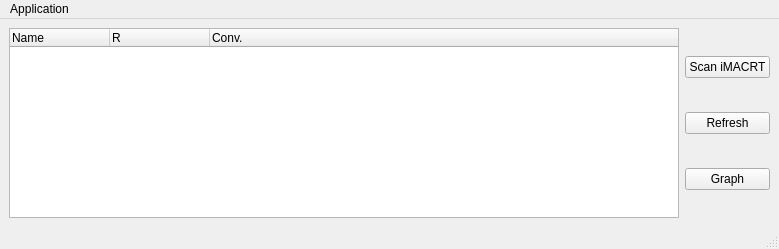
<?xml version="1.0" encoding="UTF-8"?>
<ui version="4.0">
 <class>MainWindow</class>
 <widget class="QMainWindow" name="MainWindow">
  <property name="geometry">
   <rect>
    <x>0</x>
    <y>0</y>
    <width>779</width>
    <height>249</height>
   </rect>
  </property>
  <property name="windowTitle">
   <string>pyMACRT</string>
  </property>
  <widget class="QWidget" name="centralwidget">
   <layout class="QGridLayout" name="gridLayout">
    <item row="0" column="0">
     <widget class="QTreeWidget" name="treeWidget">
      <property name="alternatingRowColors">
       <bool>true</bool>
      </property>
      <property name="selectionMode">
       <enum>QAbstractItemView::MultiSelection</enum>
      </property>
      <column>
       <property name="text">
        <string>Name</string>
       </property>
      </column>
      <column>
       <property name="text">
        <string>R</string>
       </property>
      </column>
      <column>
       <property name="text">
        <string>Conv.</string>
       </property>
      </column>
     </widget>
    </item>
    <item row="0" column="1">
     <layout class="QVBoxLayout" name="verticalLayout">
      <item>
       <spacer name="verticalSpacer_2">
        <property name="orientation">
         <enum>Qt::Vertical</enum>
        </property>
        <property name="sizeHint" stdset="0">
         <size>
          <width>20</width>
          <height>40</height>
         </size>
        </property>
       </spacer>
      </item>
      <item>
       <widget class="QPushButton" name="pBtn_Scan">
        <property name="text">
         <string>Scan iMACRT</string>
        </property>
       </widget>
      </item>
      <item>
       <spacer name="verticalSpacer_3">
        <property name="orientation">
         <enum>Qt::Vertical</enum>
        </property>
        <property name="sizeHint" stdset="0">
         <size>
          <width>20</width>
          <height>40</height>
         </size>
        </property>
       </spacer>
      </item>
      <item>
       <widget class="QPushButton" name="pBtn_Refresh">
        <property name="text">
         <string>Refresh</string>
        </property>
       </widget>
      </item>
      <item>
       <spacer name="verticalSpacer_4">
        <property name="orientation">
         <enum>Qt::Vertical</enum>
        </property>
        <property name="sizeHint" stdset="0">
         <size>
          <width>20</width>
          <height>40</height>
         </size>
        </property>
       </spacer>
      </item>
      <item>
       <widget class="QPushButton" name="pBtn_Graph">
        <property name="text">
         <string>Graph</string>
        </property>
       </widget>
      </item>
      <item>
       <spacer name="verticalSpacer">
        <property name="orientation">
         <enum>Qt::Vertical</enum>
        </property>
        <property name="sizeHint" stdset="0">
         <size>
          <width>20</width>
          <height>40</height>
         </size>
        </property>
       </spacer>
      </item>
     </layout>
    </item>
   </layout>
  </widget>
  <widget class="QMenuBar" name="menubar">
   <property name="geometry">
    <rect>
     <x>0</x>
     <y>0</y>
     <width>779</width>
     <height>22</height>
    </rect>
   </property>
   <widget class="QMenu" name="menuQuitter">
    <property name="title">
     <string>Application</string>
    </property>
    <addaction name="actionQuit"/>
   </widget>
   <addaction name="menuQuitter"/>
  </widget>
  <widget class="QStatusBar" name="statusbar"/>
  <action name="actionQuit">
   <property name="text">
    <string>Quit</string>
   </property>
  </action>
 </widget>
 <resources/>
 <connections/>
</ui>
